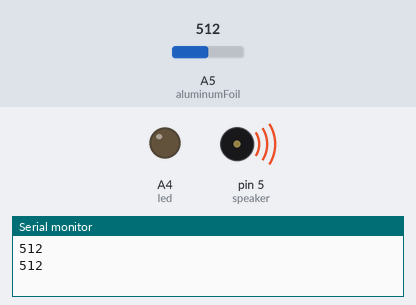
This sketch was run on a simulated Arduino Uno, built with avr-gcc and run on an emulated ATmega328P. Shown: output pins drawn as LEDs (lit = HIGH), buzzer (waves = sounding), the last lines printed to the serial monitor. Dashed ring = blinking. The test bench sets the inputs (shaded band); at power-on: A5 (aluminumFoil) = 512.

Above: at 5.62 s.
6.2 s: A5 (aluminumFoil) set to 993
12.6 s: A5 (aluminumFoil) set to 1011
At 16.9 s:
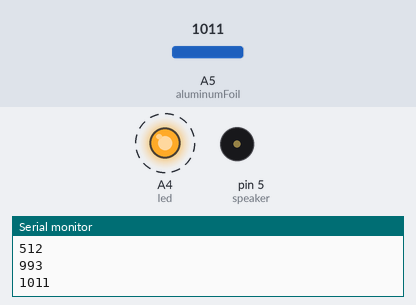
21.2 s: A5 (aluminumFoil) set to 990
At 22.67 s:
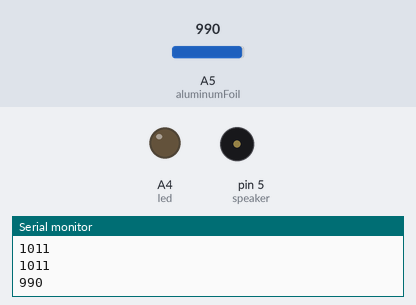
27.6 s: A5 (aluminumFoil) set to 1010
At 33.3 s:
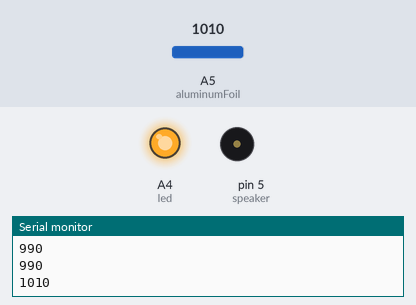
Timing chart, 0 to 35.0 s (numbered marks = the images above; inputs shaded):
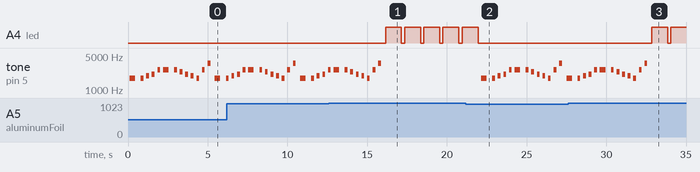

Measured:
- the behaviour switches between 1000 and 1001 on A5 (aluminumFoil) (found by bisection; images 0 and 1)
- after the input at 12.6 s, A4 (led): alternates HIGH for 1.0 s and LOW for 0.20 s, starting after 3.6 s; tone on pin 5 (speaker): goes on until 15.9 s, then stays silent
- after the input at 21.2 s, A4 (led): goes on until 22.0 s, then stays LOW; tone on pin 5 (speaker): plays 1760 Hz for 0.35 s, 1760 Hz for 0.18 s, 1976 Hz for 0.18 s, 2093 Hz for 0.18 s, 2637 Hz for 0.18 s, 2637 Hz for 0.35 s … (14 notes in this stretch), starting after 0.95 s
- after the input at 27.6 s, A4 (led): LOW → HIGH after 5.3 s, → LOW 1.0 s later, → HIGH 0.20 s later; tone on pin 5 (speaker): goes on until 32.6 s, then stays silent
- by itself, tone on pin 5 (speaker): plays 1976 Hz for 0.18 s, 2093 Hz for 0.18 s, 2637 Hz for 0.18 s, 2637 Hz for 0.35 s, 2637 Hz for 0.18 s, 2349 Hz for 0.18 s … (16 notes in this stretch)

The sketch:

October_Project_TreatBag.ino
```cpp
int led = A4;
int speaker = 5;
int aluminumFoil = A5;
int sensorValue;

//notes

int A = 1760;
int B = 1976;
int C = 2093;
int D = 2349;
int E = 2637;
int F = 2793;
int G = 3135;
int AHi = 3520;

void setup() {

  pinMode(led, OUTPUT);  //The LED is an output because it does something in the world.
  pinMode(speaker, OUTPUT);
  pinMode(aluminumFoil, INPUT);
  digitalWrite(aluminumFoil, HIGH);  //initializes the sensor
  Serial.begin(9600);    //initialize serial port. 9600 is the Arduino stardard communication speed. Tells lilypad to talk to computer at the speed of 9600 bits per second.
}

void loop() {
  sensorValue = analogRead(aluminumFoil);
  Serial.println(sensorValue);  //send sensorValue to computer
  delay(100);  //delay 1/10 of a second. This keeps the computer from crashing when you use println.
  if (sensorValue>1000)
  {
    blinkPattern();
  }
  else
  {
    song();
  }
}

void blinkPattern()
{
  digitalWrite(led, HIGH);
  delay(1000);
  digitalWrite(led, LOW);
  delay(100);
//  digitalWrite(led, HIGH);
//  delay(100);
//  digitalWrite(led, LOW);
//  delay(25);
}

void MakeNote(int NoteNumber, int duration)
{
  // "stacatto" note, on for 1/2 of duration, off for 1/2 of duration
  tone(speaker, NoteNumber);
  delay(duration/2);
  noTone(speaker);
  delay(duration/2);
}

void MakeRest(int duration)
{
  noTone(speaker);
  delay(duration);
}

void song(int duration)
{
  MakeNote(A, duration*2);
  MakeNote(A ,duration);
  MakeNote(B, duration);
  MakeNote(C, duration);
  MakeNote(E, duration);
  MakeNote(E, duration*2);
  MakeNote(E, duration);
  MakeNote(D, duration);
  MakeNote(C, duration);
  MakeNote(B, duration);
  MakeNote(A, duration);
  MakeNote(E, duration);
  MakeNote(AHi, duration);

}

void song()
{
  int duration = 350; // Change the number here to make the song faster or slower.
  song(duration);
}
```
